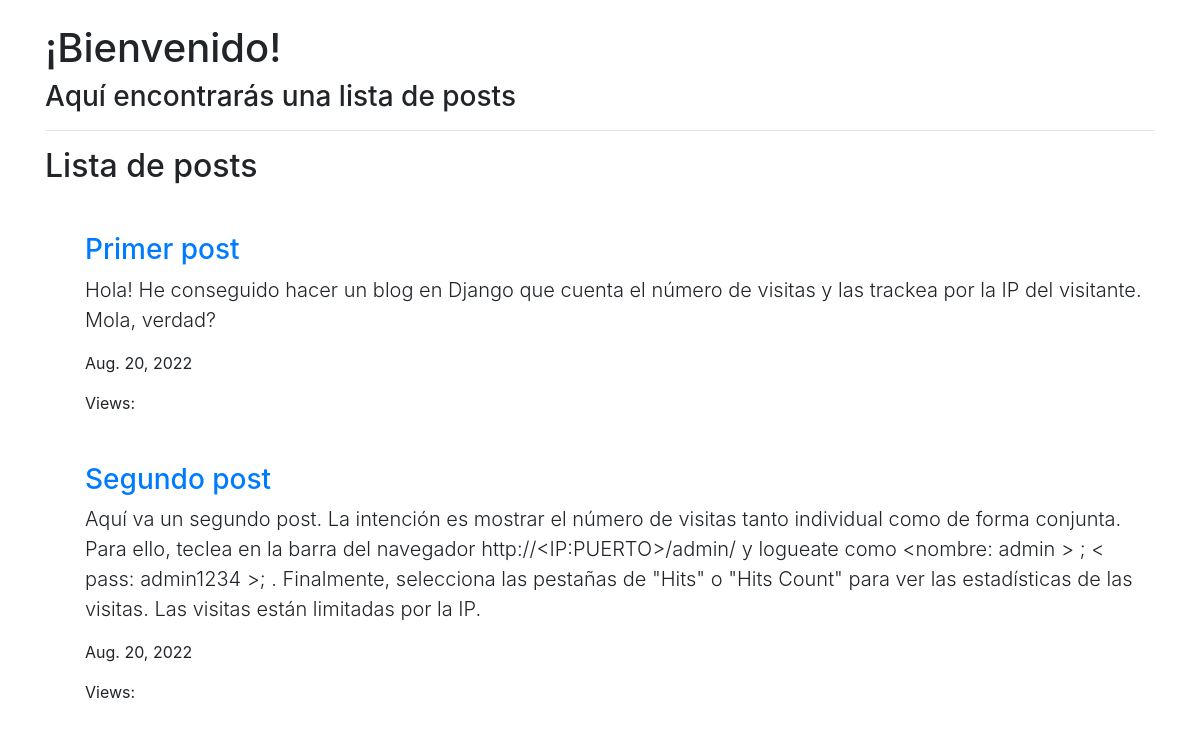
The page / on the database its author committed.
### posts/models.py (models this page shows, shortened)
class Post(models.Model):
    title = models.CharField(max_length=100)
    description = models.TextField()
    published = models.DateField(auto_now_add=True)
    slug = models.SlugField(unique=True, max_length=100)
    hit_count_generic = GenericRelation(HitCount, object_id_field='object_pk', related_query_name='hit_count_generic_relation')

### posts/views.py (the view)
# urls.py: path('', PostListView.as_view(), name='postlist'),
class PostListView(ListView):
    model = Post
    context_object_name = 'posts'
    template_name = 'post_list.html'

### templates/post_list.html
{% extends 'base.html' %}
{% load hitcount_tags %}
{% block content %}
  <h2>Lista de posts</h2>
  <ul>
    {% for post in posts %}
        <h3 class="mt-5"><a href='{% url "detail" post.slug %}'>{{post.title}}</a></h3>
        <p class="lead">{{post.description}}</p>
        <p>{{post.published}}</p>
        <p>Views: {% get_hit_count for post %}</p>
    {% endfor %}
  </ul>
{% endblock %}

### templates/base.html (shortened to what this page needs)
<!DOCTYPE html>
<html>
<head>
  <link rel="stylesheet" href="https://stackpath.bootstrapcdn.com/bootstrap/4.3.1/css/bootstrap.min.css">
</head>
<body>
    <div class="container py-4">
    <h1>¡Bienvenido!</h1>
    <h3>Aquí encontrarás una lista de posts</h3>
    <hr>
    {% block content %}
    {% endblock %}
    </div>
</body>
</html>

### rows shown on the page
Post: title "Primer post", description "Hola! He conseguido hacer un blog en Django que cuenta el número de visitas y las trackea por la IP del visitante. Mola, verdad?", published "Aug. 20, 2022"
Post: title "Segundo post", description "Aquí va un segundo post. La intención es mostrar el número de visitas tanto individual como de forma conjunta. Para ello, teclea en la barra del navegador http://<IP:PUERTO>/admin/ y logueate como <nombre: admin > ; < pass: admin1234 >; . Finalmente, selecciona las pestañas de \"Hits\" o \"Hits Count\" para ver las estadísticas de las visitas. Las visitas están limitadas por la IP.", published "Aug. 20, 2022"
